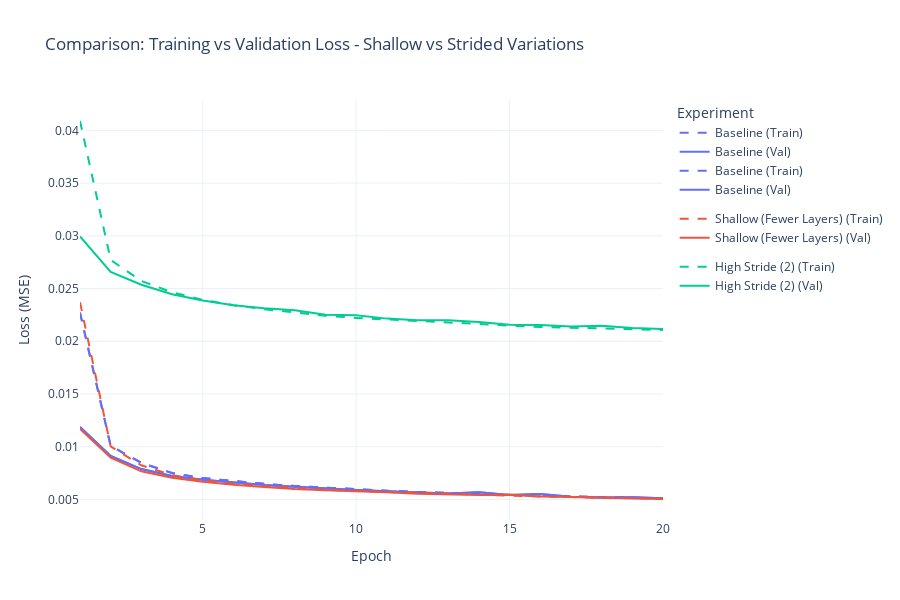

Notebook code cell kept with this figure:
### Code cell
# Plot comparison
plot_comparison_full(df_current, experiment="Shallow vs Strided Variations")

### Figure 1 — Plotly figure (JSON) as saved in the notebook; plotly's stock layout.template omitted (floating-point values rounded to 4 significant figures)
{"data": [{"legendgroup": "Baseline", "line": {"color": "#636EFA", "dash": "dash"}, "mode": "lines", "name": "Baseline (Train)", "type": "scatter", "x": [1, 2, 3, 4, 5, 6, 7, 8, 9, 10, 11, 12, 13, 14, 15, 16, 17, 18, 19, 20], "y": [0.02272, 0.01008, 0.008467, 0.007502, 0.007026, 0.006722, 0.006476, 0.006272, 0.006104, 0.005949, 0.00582, 0.005707, 0.005605, 0.005512, 0.005424, 0.005357, 0.005282, 0.005219, 0.005153, 0.005106]}, {"legendgroup": "Baseline", "line": {"color": "#636EFA", "dash": "solid"}, "mode": "lines", "name": "Baseline (Val)", "type": "scatter", "x": [1, 2, 3, 4, 5, 6, 7, 8, 9, 10, 11, 12, 13, 14, 15, 16, 17, 18, 19, 20], "y": [0.01186, 0.009129, 0.007877, 0.007219, 0.006862, 0.006616, 0.006367, 0.006206, 0.006033, 0.005891, 0.005767, 0.005658, 0.005561, 0.005673, 0.005415, 0.005523, 0.00526, 0.005176, 0.005214, 0.00512]}, {"legendgroup": "Baseline", "line": {"color": "#636EFA", "dash": "dash"}, "mode": "lines", "name": "Baseline (Train)", "type": "scatter", "x": [1, 2, 3, 4, 5, 6, 7, 8, 9, 10, 11, 12, 13, 14, 15, 16, 17, 18, 19, 20], "y": [0.02272, 0.01008, 0.008467, 0.007502, 0.007026, 0.006722, 0.006476, 0.006272, 0.006104, 0.005949, 0.00582, 0.005707, 0.005605, 0.005512, 0.005424, 0.005357, 0.005282, 0.005219, 0.005153, 0.005106]}, {"legendgroup": "Baseline", "line": {"color": "#636EFA", "dash": "solid"}, "mode": "lines", "name": "Baseline (Val)", "type": "scatter", "x": [1, 2, 3, 4, 5, 6, 7, 8, 9, 10, 11, 12, 13, 14, 15, 16, 17, 18, 19, 20], "y": [0.01186, 0.009129, 0.007877, 0.007219, 0.006862, 0.006616, 0.006367, 0.006206, 0.006033, 0.005891, 0.005767, 0.005658, 0.005561, 0.005673, 0.005415, 0.005523, 0.00526, 0.005176, 0.005214, 0.00512]}, {"legendgroup": "Shallow (Fewer Layers)", "line": {"color": "#EF553B", "dash": "dash"}, "mode": "lines", "name": "Shallow (Fewer Layers) (Train)", "type": "scatter", "x": [1, 2, 3, 4, 5, 6, 7, 8, 9, 10, 11, 12, 13, 14, 15, 16, 17, 18, 19, 20], "y": [0.0237, 0.01002, 0.008238, 0.007295, 0.006818, 0.006481, 0.006254, 0.006068, 0.005921, 0.005793, 0.005699, 0.005589, 0.005507, 0.005433, 0.005349, 0.005279, 0.005224, 0.00518, 0.005109, 0.005076]}, {"legendgroup": "Shallow (Fewer Layers)", "line": {"color": "#EF553B", "dash": "solid"}, "mode": "lines", "name": "Shallow (Fewer Layers) (Val)", "type": "scatter", "x": [1, 2, 3, 4, 5, 6, 7, 8, 9, 10, 11, 12, 13, 14, 15, 16, 17, 18, 19, 20], "y": [0.01169, 0.008954, 0.007665, 0.007064, 0.006671, 0.006385, 0.00619, 0.005987, 0.005873, 0.005797, 0.005671, 0.005547, 0.005467, 0.005418, 0.005438, 0.005286, 0.005231, 0.005138, 0.005097, 0.005041]}, {"legendgroup": "High Stride (2)", "line": {"color": "#00CC96", "dash": "dash"}, "mode": "lines", "name": "High Stride (2) (Train)", "type": "scatter", "x": [1, 2, 3, 4, 5, 6, 7, 8, 9, 10, 11, 12, 13, 14, 15, 16, 17, 18, 19, 20], "y": [0.04089, 0.02771, 0.02573, 0.02465, 0.02393, 0.02342, 0.02305, 0.02274, 0.02242, 0.02221, 0.02205, 0.02188, 0.02178, 0.02165, 0.02147, 0.02136, 0.02127, 0.0212, 0.02114, 0.02108]}, {"legendgroup": "High Stride (2)", "line": {"color": "#00CC96", "dash": "solid"}, "mode": "lines", "name": "High Stride (2) (Val)", "type": "scatter", "x": [1, 2, 3, 4, 5, 6, 7, 8, 9, 10, 11, 12, 13, 14, 15, 16, 17, 18, 19, 20], "y": [0.02995, 0.02657, 0.02536, 0.02446, 0.02386, 0.02342, 0.02313, 0.02294, 0.02251, 0.02247, 0.02215, 0.02199, 0.02199, 0.02182, 0.02156, 0.02153, 0.02141, 0.02147, 0.02125, 0.02118]}], "layout": {"height": 600, "legend": {"title": {"text": "Experiment"}}, "title": {"text": "Comparison: Training vs Validation Loss - Shallow vs Strided Variations"}, "xaxis": {"title": {"text": "Epoch"}}, "yaxis": {"title": {"text": "Loss (MSE)"}}}}
